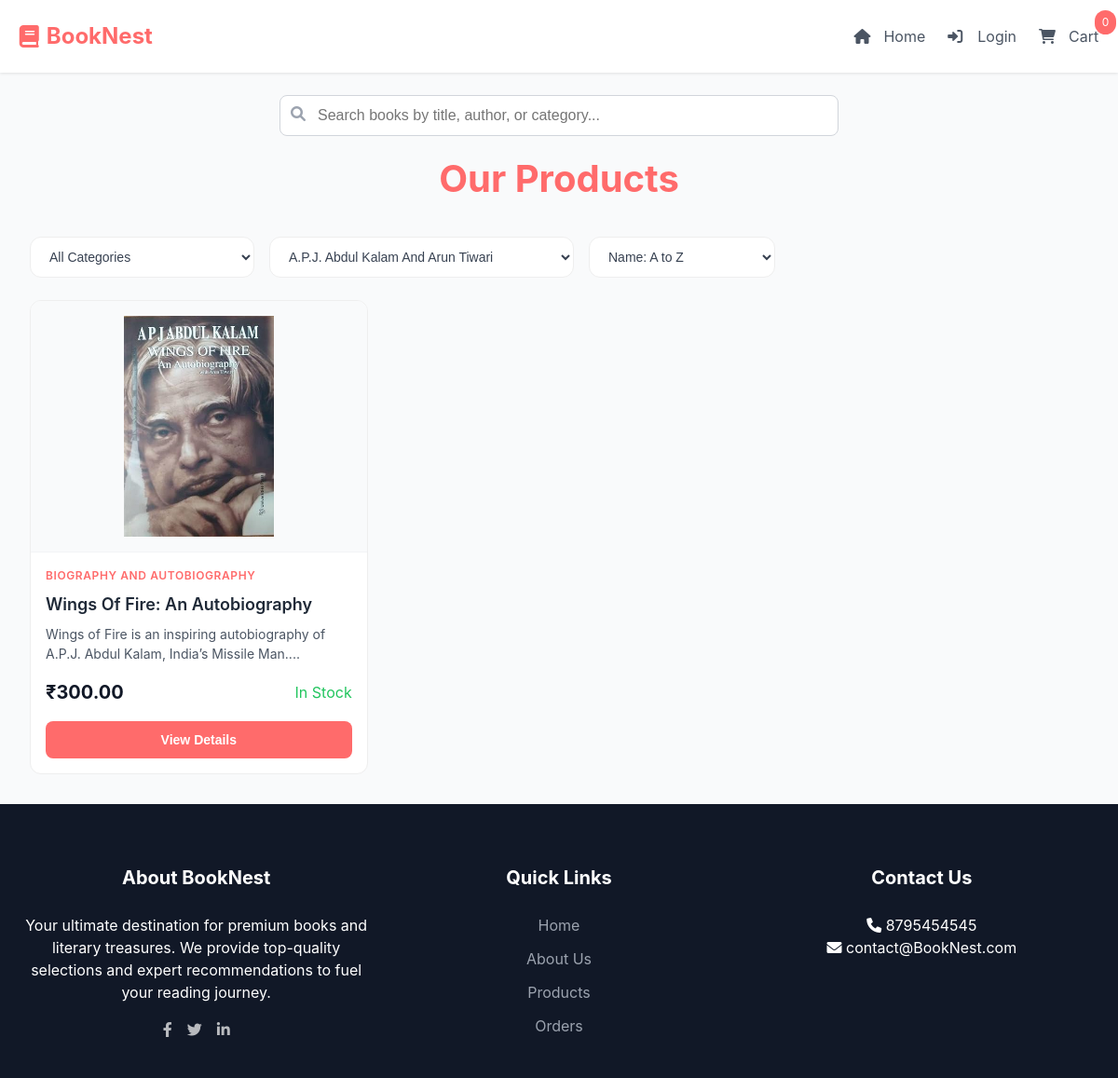
Page /Allproduct.php?author=A.P.J.+Abdul+Kalam+and+Arun+Tiwari on the committed database.
### tables this page shows
CREATE TABLE `products` (
  `ProductID` int(11) NOT NULL,
  `Category` varchar(50) DEFAULT NULL,
  `AuthorName` varchar(50) DEFAULT NULL,
  `ProductName` varchar(100) DEFAULT NULL,
  `ImagePath` varchar(255) DEFAULT NULL,
  `Description` text DEFAULT NULL,
  `Price` decimal(10,2) DEFAULT NULL,
  `isAvailable` tinyint(1) NOT NULL DEFAULT 1
);

### Allproduct.php (the view, shortened to what this page needs)
<?php
require 'require/config.php';
$query = "SELECT * FROM products ORDER BY ProductName ASC";
$result = mysqli_query($conn, $query);
$authorQuery = "SELECT DISTINCT AuthorName FROM products WHERE AuthorName IS NOT NULL AND AuthorName != '' ORDER BY AuthorName ASC";
$authorResult = mysqli_query($conn, $authorQuery);
?>
<!DOCTYPE html>
<html lang="en">
<head>
    <link rel="stylesheet" href="https://cdnjs.cloudflare.com/ajax/libs/font-awesome/6.0.0-beta3/css/all.min.css">
    <link rel="stylesheet" href="css/allProduct.css">
    <link rel="stylesheet" href="css/nav&footer.css">
    <link rel="stylesheet" href="css/alert.css">
</head>
<body>
    <?php
    require 'require/nav.php';
    $selectedAuthor = isset($_GET['author']) ? htmlspecialchars($_GET['author']) : '';
    ?>
    <div class="search-wrapper">
        <div class="search-container">
            <i class="fas fa-search search-icon"></i>
            <input type="text" placeholder="Search books by title, author, or category...">
        </div>
    </div>
    <section class="products-section">
        <h2 class="section-title">Our Products</h2>
        <div class="filters">
            <select class="filter-select" id="categoryFilter">
                <option value="">All Categories</option>
            </select>
            <select class="filter-select" id="authorFilter">
                <?php while ($author = mysqli_fetch_assoc($authorResult)) { ?>
                    <option value="<?php echo htmlspecialchars($author['AuthorName']); ?>"
                        <?php echo ($selectedAuthor === $author['AuthorName']) ? 'selected' : ''; ?>>
                        <?php echo ucwords(htmlspecialchars($author['AuthorName'])); ?>
                    </option>
                <?php } ?>
            </select>
            <select class="filter-select" id="sortFilter">
                <option value="name-asc">Name: A to Z</option>
            </select>
        </div>
        <div class="products-grid">
            <?php while ($product = mysqli_fetch_assoc($result)) { ?>
                <div class="product-card" data-category="<?php echo htmlspecialchars($product['Category']); ?>" data-author="<?php echo htmlspecialchars($product['AuthorName']); ?>">
                    <div class="product-image">
                        <img src="<?php echo htmlspecialchars($product['ImagePath']); ?>"
                            alt="<?php echo htmlspecialchars($product['ProductName']); ?>">
                    </div>
                    <div class="product-info">
                        <div class="product-category"><?php echo htmlspecialchars($product['Category']); ?></div>
                        <h3 class="product-name"><?php echo ucwords(htmlspecialchars($product['ProductName'])); ?></h3>
                        <p class="product-description">
                            <?php
                            echo implode(' ', array_slice(explode(' ', htmlspecialchars($product['Description'])), 0, 20)) . '...';
                            ?>
                        </p>
                        <div class="flex">
                            <div class="current-price">₹<?php echo number_format($product['Price'], 2); ?></div>
                            <div class="<?php echo ($product['isAvailable']) ? 'inStock' : 'outStock'; ?>">
                                <?php echo ($product['isAvailable']) ? 'In Stock' : 'Out of Stock'; ?>
                            </div>
                        </div>
                        <button id="<?php echo $product['ProductID']; ?>" class="view-product">View Details</button>
                    </div>
                </div>
            <?php } ?>
        </div>
    </section>
</body>
</html>

### css/allProduct.css (style rules this page uses)
:root { --primary: #FF6B6B; --primary-dark: #EE5253; --primary-light: #4ECDC4; --primary-50: #eef2ff; --gray-50: #f9fafb; --gray-100: #f3f4f6; --gray-200: #e5e7eb; --gray-300: #d1d5db; --gray-400: #9ca3af; --gray-500: #6b7280; --gray-600: #4b5563; --gray-700: #374151; --gray-800: #1f2937; --gray-900: #111827; --shadow-sm: 0 1px 2px 0 rgb(0 0 0 / 0.05); --shadow: 0 1px 3px 0 rgb(0 0 0 / 0.1), 0 1px 2px -1px rgb(0 0 0 / 0.1); --shadow-md: 0 4px 6px -1px rgb(0 0 0 / 0.1), 0 2px 4px -2px rgb(0 0 0 / 0.1); --shadow-lg: 0 10px 15px -3px rgb(0 0 0 / 0.1), 0 4px 6px -4px rgb(0 0 0 / 0.1); --radius-md: 0.75rem; }
* { margin: 0; padding: 0; box-sizing: border-box; scroll-behavior: smooth; scrollbar-width: thin; scrollbar-color: var(--primary) transparent; }
body { background-color: var(--gray-50); color: var(--gray-900); font-family: -apple-system, BlinkMacSystemFont, "Segoe UI", Roboto, Oxygen, Ubuntu, Cantarell, sans-serif; line-height: 1.5; -webkit-font-smoothing: antialiased; }
.search-wrapper { display: flex; justify-content: center; margin-top: 1.5rem; margin-bottom: 1rem; }
.search-container { position: relative; max-width: 600px; width: 100%; }
.search-container input { width: 100%; padding: 0.75rem 1rem 0.75rem 2.5rem; border: 1px solid var(--gray-300); border-radius: 0.5rem; font-size: 1rem; transition: all 0.2s; }
.search-icon { position: absolute; left: 0.75rem; top: 50%; transform: translateY(-50%); width: 1.25rem; height: 1.25rem; color: var(--gray-400); }
.products-section { padding-inline: 1rem; max-width: 1280px; margin: 0 auto; }
.section-title { text-align: center; font-size: 2.5rem; font-weight: 700; margin-bottom: 2rem; color: var(--primary); }
.filters { display: flex; gap: 1rem; margin-bottom: 1.5rem; flex-wrap: wrap; }
.filter-select { padding: 0.75rem 1rem; border: 1px solid var(--gray-200); border-radius: var(--radius-md); font-size: 0.875rem; min-width: 200px; background-color: white; color: var(--gray-700); cursor: pointer; transition: all 0.2s ease; }
.products-grid { display: grid; grid-template-columns: repeat(auto-fill, minmax(280px, 1fr)); gap: 1.5rem; }
.product-card { background-color: white; border-radius: var(--radius-md); overflow: hidden; transition: all 0.3s ease; border: 1px solid var(--gray-200); height: 100%; display: flex; flex-direction: column; }
.product-image { aspect-ratio: 4/3; overflow: hidden; background-color: var(--gray-50); border-bottom: 1px solid var(--gray-100); }
.product-image img { width: 100%; height: 100%; object-fit: contain; padding: 1rem; }
.product-info { padding: 1rem; flex-grow: 1; display: flex; flex-direction: column; gap: 0.5rem; }
.product-category { color: var(--primary); font-size: 0.75rem; font-weight: 600; text-transform: uppercase; letter-spacing: 0.05em; }
.product-name { font-size: 1.125rem; font-weight: 600; color: var(--gray-800); margin: 0; }
.product-description { color: var(--gray-600); font-size: 0.875rem; flex-grow: 1; margin: 0; }
.flex { display: flex; justify-content: space-between; align-items: center; flex-wrap: wrap; }
.current-price { font-size: 1.25rem; font-weight: 700; color: var(--gray-900); margin: 0.5rem 0; }
.inStock { color: #22c55e; }
.view-product { width: 100%; padding: 0.75rem; background-color: var(--primary); color: white; border: none; border-radius: 0.5rem; font-weight: 600; cursor: pointer; transition: background-color 0.2s ease; font-size: 0.875rem; }
@media (min-width: 640px) { .products-section { padding-inline: 2rem; } }

### css/nav&footer.css (style rules this page uses)
:root { --success: #22c55e; --danger: #ef4444; --gray-200: #EEEEEE; }
#footer { background-color: var(--gray-900); color: #fff; padding: 4rem 1rem 2rem; margin-top: 2rem; }
.footer-content { max-width: 1280px; margin: 0 auto; display: flex; flex-wrap: wrap; text-align: center; }
.footer-section { flex: 1 1 calc(33%); }
.footer-section h3 { font-size: 1.25rem; margin-bottom: 1.5rem; }
.social-links { display: flex; justify-content: center; gap: 1rem; margin-top: 1rem; }
.social-link { color: #fff; opacity: 0.7; transition: opacity 0.2s, color 0.2s; }
.footer-section ul { list-style: none; }
.footer-section ul li { margin-bottom: 0.75rem; }
.footer-section ul a { color: var(--gray-400); text-decoration: none; transition: color 0.2s; }

### rows in the picture
products: ImagePath (picture), Category "BIOGRAPHY AND AUTOBIOGRAPHY", ProductName "Wings Of Fire: An Autobiography", Description "Wings of Fire is an inspiring autobiography of A.P.J. Abdul Kalam, India’s Missile Man.", Price "300.00", isAvailable "In Stock"

### other values in the picture
form field value "A.P.J. Abdul Kalam And Arun Tiwari"
